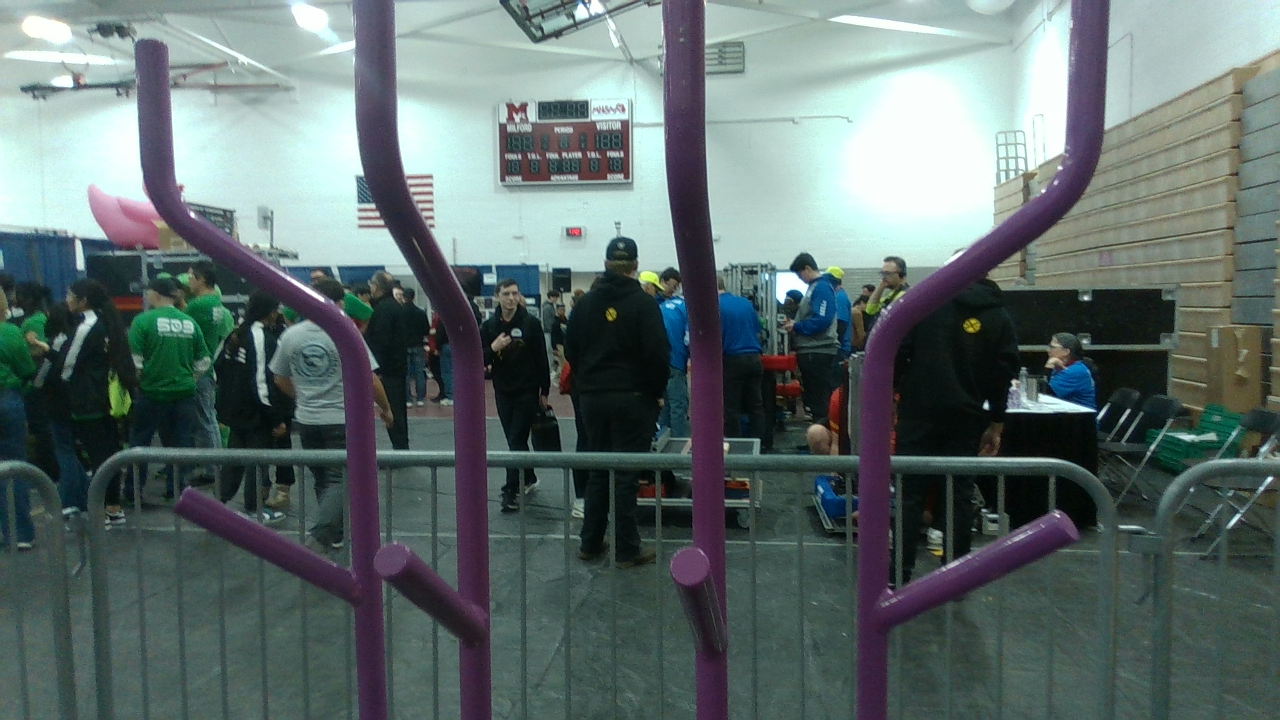
#> input picture tutorial_data/rgb.png, 1280 x 720 px
$ jupyter execute --allow-errors 01_filtering.ipynb
#> lines starting #> are read from the running program, lines starting #| are printed output that depends on the picture; after the words box and inside, x2 and y2 are one past the last pixel; in counts of white or black regions, pixels touching at a corner belong together
# Robot Vision Tutorial #1

_Robot Vision_ refers to the task of processing images on a robot in order to extract useful information that the robot can use to make decisions.

In this tutorial, we focus on assembling some of the tools needed to process color and depth images in order to extract the location of objects.

The data we will work with consists of three elements:
1. __Color images__: This is a normal image, which we refer to as "RGB" since it generally consists of three channels - red, green, and blue.
2. __Depth images__: This is another type of image, but rather than a color at each pixel it reports the distance from the sensor to the nearest object. This is extremely useful for extracting geometric information about the scene.
3. __Rotations__: When the camera captures an image, it may be at an arbitrary orientation. This is annoying, since we'd really like to be able to use facts like "the coral reef is pretty vertical" to detect objects of interest. Luckily, the camera reports the rotation it was at when data was captured, which we can use to correct the orientation of the data.

This tutorial is organized as follows:
  1. First, we load in the data and visualize it.
  2. Next, we go through image-space filtering techniques to extract color ranges we care about.
  3. We then convert the RGB and Depth images to _point clouds_, where more useful geometric information can be observed
  4. We apply techniques to extract shapes from point clouds
  5. We look at some geometric methods for determining where exactly the object of interest may be.

This notebook (filtering.ipynb) goes through steps 1-2. Stay tuned for the rest!

[cell 1]
import os, sys
notebook_dir = os.getcwd()
sys.path.append(os.path.join(notebook_dir, os.pardir))

import cv2 # cv2 is the main import for OpenCV, a vision processing library: https://opencv.org/
import numpy as np # Numpy contains many vector and matrix tools. It's a very fast library: https://numpy.org/
import matplotlib.pyplot as plt # Useful for plotting
import ipywidgets as widgets # useful for interactive plotting
from ipywidgets import interact
from utils.load_data import load_data # Custom tools for loading data

### Data Loading

Here, we simply load an image and depth image and display them. Take a good look at the depth image and make sure you understand it.

Blue means "nearby", green/yellow are "in the middle" and red is "background". We're not going to use the depth images in this notebook, but we will in the next ones.

[cell 2]
rgb = cv2.imread(os.path.join(notebook_dir, os.pardir, 'tutorial_data', 'rgb.png'))
#> rgb is the input picture: shape (720, 1280, 3); mean B, G, R 108.7, 109.8, 95.5
#> the sliders are set to filter_type = None, filter_kernel = 3
#> (the rest of this cell did not finish here and is left out)

## Image Filtering

Images captured in the real world are often noisy. To get rid of this noise an make processing easier, it often helps to first _blur_ the images. It may be counter-intuitive that blurring the image can improve the quality of processing... but hopefully this example shows that it can! We consider three types of filters:

1. Gaussian Blur: Gaussian blurring is a technique used to reduce noise and smooth images by convolving the image with a Gaussian kernel, which applies a weighted average of neighboring pixels to each pixel in the image.
2. Median Blur: Median blurring is a filtering technique that replaces each pixel's value with the median of the pixel values in its local neighborhood. It is particularly effective at removing salt-and-pepper noise while preserving edges.
3. Bilateral Filter: The bilateral filter smooths an image while keeping edges sharp. It does this by averaging nearby pixels, but it gives more weight to those with similar colors, so edges don’t get blurred like in other filters.

Each of these filters has a _kernel size_, which chooses how large a radius of neighboring pixels to consider when applying the filter. For example, a median blur with kernel size 11 makes each pixel the median value of the 11x11 square surrounding it.

Run the next cell and experiment with each filter to understand what they do.

[cell 3]
# Filtering options
filter_type = widgets.Dropdown(
    options=["None", "Gaussian Blur", "Median Blur", "Bilateral Filter"],
    value="None",
    description="Filter Type"
)
filter_kernel = widgets.IntSlider(min=1, max=25, value=3, description="Kernel Size", step=2)

def apply_filter(filter_type, filter_kernel):
    filtered_image = rgb.copy()

    if filter_type == "Gaussian Blur":
        filtered_image = cv2.GaussianBlur(filtered_image, (filter_kernel, filter_kernel), 0)
    elif filter_type == "Median Blur":
        filtered_image = cv2.medianBlur(filtered_image, filter_kernel)
    elif filter_type == "Bilateral Filter":
        filtered_image = cv2.bilateralFilter(filtered_image, filter_kernel, 75, 75)
    return filtered_image

def apply_filter_and_draw(filter_type, filter_kernel):
#> called with filter_type = 'None', filter_kernel = 3
    filtered_image = apply_filter(filter_type, filter_kernel)
    # Display results
    fig, axes = plt.subplots(1, 2, figsize=(12, 6))

    axes[0].imshow(rgb)
    axes[0].axis("off")
    axes[0].set_title("Original Image")

    axes[1].imshow(filtered_image)
    axes[1].axis("off")
    axes[1].set_title(f"Filtered Image ({filter_type})")

    plt.show()
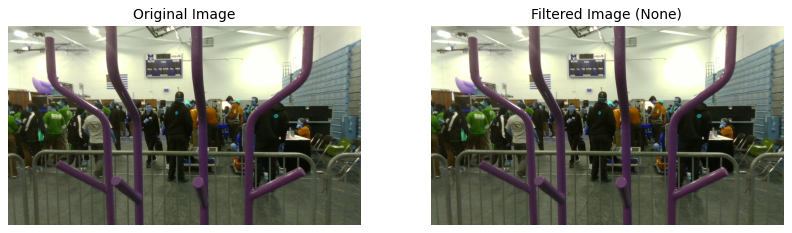
#> figure drawn by matplotlib, 2 panels; B, G, R data is drawn as R, G, B

# Display interactive widgets
widgets.interactive(apply_filter_and_draw, filter_type=filter_type, filter_kernel=filter_kernel)

## Color Filtering

We often want to select a range of colors to keep in the image and get rid of everything else. Unfortunately, raw RGB values can be confusing to work with and often don't give great results when trying to filter with them.

Instead, we can use a different way to represent each color: HSV. This stands for hue, saturation, and value:

1. Hue: The color type (e.g., red, blue, green), represented as a number from 0 to 180.
2. Saturation: How intense or faded the color is, where higher values mean more vivid colors.
3. Value: How bright the color is, ranging from black (0) to full brightness (255).
By filtering in the HSV space, we can easily pick a specific color range while ignoring changes in brightness or lighting.

The image below illustrates how H, S, and V interact. Note that the below image shows hue from 0 to 360, but we actually use values from 0 to 180... so, divide everything by 2!

You'll note that the purple values are mostly off to the right of the hue spectrum, which should give you a hint of how to choose H values for selecting the coral.

Run the below cell. You can set minimum and maximum values for Hue, Saturation, and Value, and see which parts of the image are discarded and which are kept in.

Try to get as close as possible to only including the reef. The visualization on the left shows the "mask", where white indicates that a pixel is included in the final image and black indicates that it's not. The other image shows the masked image, where all the pixels in the selected range are kept and the rest are discarded.

[cell 4]
# Load the image
filtered_image = apply_filter(filter_type.value, filter_kernel.value)
hsv_image = cv2.cvtColor(filtered_image, cv2.COLOR_RGB2HSV)
#> hsv_image: shape (720, 1280, 3); mean H, S, V 55.2, 67.4, 114.1
#> the sliders are set to h_min = 0, h_max = 179, s_min = 1, s_max = 255, v_min = 0, v_max = 255

# Create interactive widgets
h_min = widgets.IntSlider(min=0, max=179, value=0, description="Hue min")
h_max = widgets.IntSlider(min=0, max=179, value=179, description="Hue max")
s_min = widgets.IntSlider(min=1, max=255, value=1, description="Saturation min")
s_max = widgets.IntSlider(min=0, max=255, value=255, description="Saturation max")
v_min = widgets.IntSlider(min=0, max=255, value=0, description="Value min")
v_max = widgets.IntSlider(min=0, max=255, value=255, description="Value max")

def compute_hsv_mask(h_min, h_max, s_min, s_max, v_min, v_max):
#> called with h_min = 0, h_max = 179, s_min = 1, s_max = 255, v_min = 0, v_max = 255
    lower_bound = np.array([h_min, s_min, v_min])
    upper_bound = np.array([h_max, s_max, v_max])

    # Create mask
    mask = cv2.inRange(hsv_image, lower_bound, upper_bound)
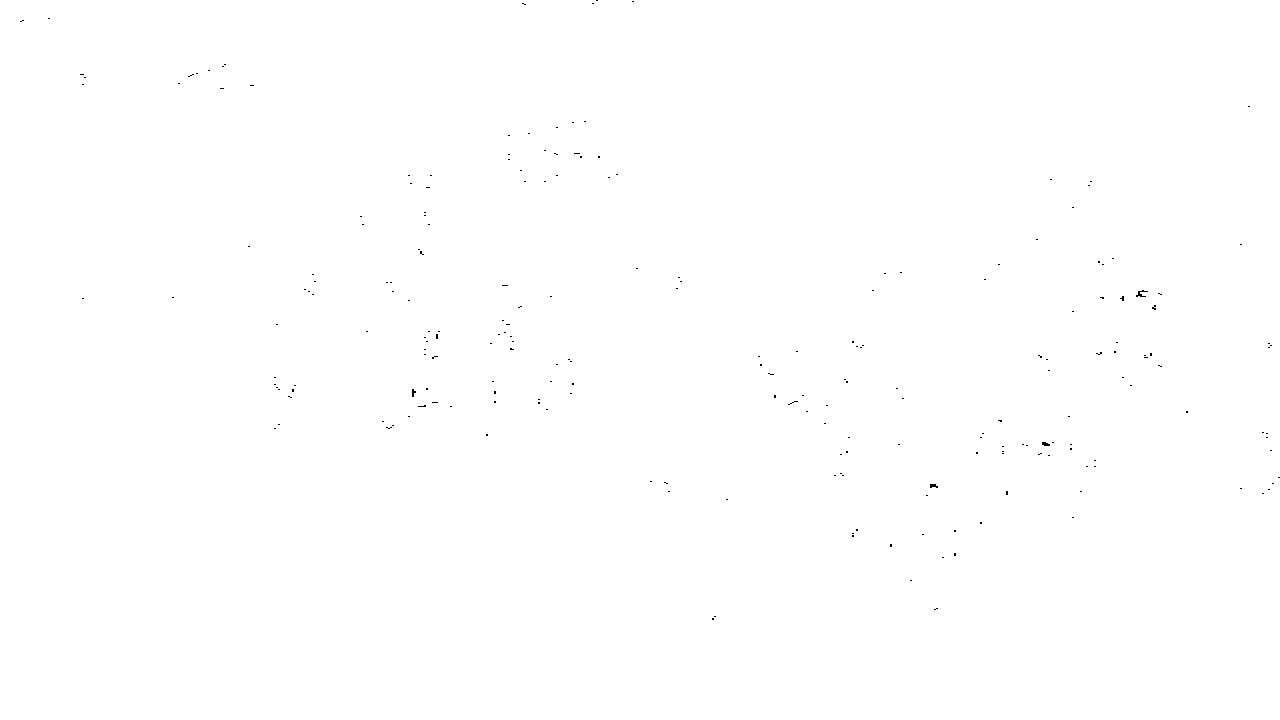
#> mask: shape (720, 1280); 99.9% white; black in thin lines or dots, all inside (x1, y1, x2, y2) = (20, 0, 1280, 620)
    if mask.min() == mask.max():
        mask = np.zeros_like(mask) + 254

    return mask

def update_and_draw(h_min, h_max, s_min, s_max, v_min, v_max):
    mask = compute_hsv_mask(h_min, h_max, s_min, s_max, v_min, v_max)

    _, axes = plt.subplots(1, 2, figsize=(12, 6))

    axes[0].imshow(mask, cmap='gray')
    axes[0].axis("off")
    axes[0].set_title("Mask")

    masked_image = cv2.bitwise_and(filtered_image, filtered_image, mask=mask)
    axes[1].imshow(masked_image)
    axes[1].axis("off")
    axes[1].set_title("Masked Image")

    plt.show()
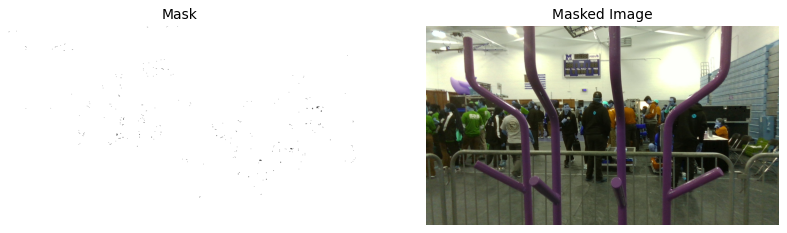
#> figure drawn by matplotlib, 2 panels; B, G, R data is drawn as R, G, B
#> the sliders are set to erode_kernel_size = 3, dilate_kernel_size = 3, iterations = 1

# Display interactive sliders
widgets.interactive(update_and_draw, h_min=h_min, h_max=h_max, s_min=s_min, s_max=s_max, v_min=v_min, v_max=v_max)

## Morphological Filtering
After selecting a color range, the resulting mask may still contain noise, small gaps, or unwanted speckles. To clean up the mask and improve its quality, we can apply morphological operations. These operations refine the shape of the detected regions, making them more solid and connected.

The two main operations we use are:

__Erosion__: Shrinks white regions in the mask by removing small isolated pixels. This helps eliminate noise.
__Dilation__: Expands white regions, filling in small gaps and making objects more complete.
We alternate between these operations to achieve a balanced effect. The process runs for multiple cycles, allowing for finer control over the final mask.

Run the cell below to experiment with morphological filtering. You can adjust:

__Erode Kernel Size__: Controls how aggressively small details are removed.
__Dilate Kernel Size__: Controls how much gaps are filled in.
__Cycles__: The number of times the process repeats.
The left image shows the original mask, while the right image shows the processed version after applying morphological filtering. Try different values to see how they affect the mask!

[cell 5]
erode_kernel_size = widgets.IntSlider(min=1, max=17, value=3, description="Erode Kernel Size", step=2)
dilate_kernel_size = widgets.IntSlider(min=1, max=17, value=3, description="Dilate Kernel Size", step=2)
iterations = widgets.IntSlider(min=1, max=10, value=1, description="Cycles")

lower_bound = np.array([h_min.value, s_min.value, v_min.value])
upper_bound = np.array([h_max.value, s_max.value, v_max.value])
mask = cv2.inRange(hsv_image, lower_bound, upper_bound)

def compute_morphology_mask(erode_kernel_size, dilate_kernel_size, iterations):


#> called with erode_kernel_size = 3, dilate_kernel_size = 3, iterations = 1
    erode_kernel = np.ones((erode_kernel_size, erode_kernel_size), np.uint8)
    dilate_kernel = np.ones((dilate_kernel_size, dilate_kernel_size), np.uint8)

    updated_mask = mask
    for i in range(iterations):
        if i % 2 == 0:
            updated_mask = cv2.dilate(updated_mask, dilate_kernel, iterations=1)
            updated_mask = cv2.erode(updated_mask, erode_kernel, iterations=1)
        else:
            updated_mask = cv2.erode(updated_mask, erode_kernel, iterations=1)
            updated_mask = cv2.dilate(updated_mask, dilate_kernel, iterations=1)

    return updated_mask


def compute_and_draw_morphology(erode_kernel_size, dilate_kernel_size, iterations):
    updated_mask = compute_morphology_mask(erode_kernel_size, dilate_kernel_size, iterations)
    # Display results
    fig, axes = plt.subplots(1, 2, figsize=(12, 6))

    axes[0].imshow(mask, cmap="gray")
    axes[0].axis("off")
    axes[0].set_title("Original Mask")

    axes[1].imshow(updated_mask, cmap="gray")
    axes[1].axis("off")
    axes[1].set_title(f"Processed ({iterations} Cycles)")

    plt.show()
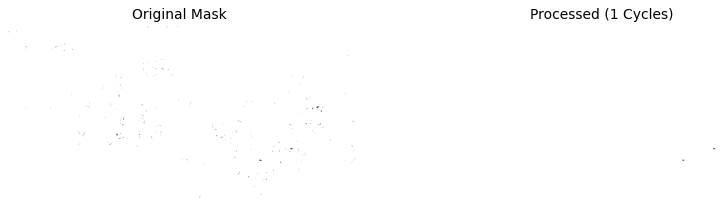
#> figure drawn by matplotlib, 2 panels
#> the sliders are set to filter_type = None, filter_kernel = 3, h_min = 0, h_max = 179, s_min = 1, s_max = 255, v_min = 0, v_max = 255, erode_kernel_size = 3, dilate_kernel_size = 3, iterations = 1


# Display interactive widgets
widgets.interactive(compute_and_draw_morphology, erode_kernel_size=erode_kernel_size,
                    dilate_kernel_size=dilate_kernel_size,
                    iterations=iterations)

## All Together Now

The below cell combines all the above options to implement your filtering pipeline. Try to get it as tight as possible to the actual coral reef!

[cell 6]
# %%
import matplotlib.gridspec as gridspec

final_mask = np.zeros(0,)

def process_image(filter_type, filter_kernel, h_min, h_max, s_min, s_max, v_min, v_max,
                  erode_kernel_size, dilate_kernel_size, iterations):

    # Reload the original image
#> called with filter_type = 'None', filter_kernel = 3, h_min = 0, h_max = 179, s_min = 1, s_max = 255, v_min = 0, v_max = 255
    rgb_image = rgb.copy()

    # Step 1: Apply chosen filter
    if filter_type == "Gaussian Blur":
        filtered_image = cv2.GaussianBlur(rgb_image, (filter_kernel, filter_kernel), 0)
    elif filter_type == "Median Blur":
        filtered_image = cv2.medianBlur(rgb_image, filter_kernel)
    elif filter_type == "Bilateral Filter":
        filtered_image = cv2.bilateralFilter(rgb_image, filter_kernel, 75, 75)
    else:
        filtered_image = rgb_image

    # Step 2: Convert to HSV and apply threshold
    hsv_image = cv2.cvtColor(filtered_image, cv2.COLOR_RGB2HSV)
    lower_bound = np.array([h_min, s_min, v_min])
    upper_bound = np.array([h_max, s_max, v_max])
    mask = cv2.inRange(hsv_image, lower_bound, upper_bound)

    # Step 3: Morphological processing
    erode_kernel = np.ones((erode_kernel_size, erode_kernel_size), np.uint8)
    dilate_kernel = np.ones((dilate_kernel_size, dilate_kernel_size), np.uint8)

    processed_mask = mask.copy()
    for i in range(iterations):
        if i % 2 == 0:
            processed_mask = cv2.dilate(processed_mask, dilate_kernel, iterations=1)
            processed_mask = cv2.erode(processed_mask, erode_kernel, iterations=1)
        else:
            processed_mask = cv2.erode(processed_mask, erode_kernel, iterations=1)
            processed_mask = cv2.dilate(processed_mask, dilate_kernel, iterations=1)

    masked_image = cv2.bitwise_and(filtered_image, filtered_image, mask=processed_mask)

    global final_mask
    final_mask = processed_mask

    fig = plt.figure(figsize=(14, 10))
    spec = gridspec.GridSpec(3, 2, height_ratios=[1, 1, 1.5])

    # First row: Original and Filtered Image
    ax1 = fig.add_subplot(spec[0, 0])
    ax1.imshow(rgb_image)
    ax1.axis("off")
    ax1.set_title("Original Image")

    ax2 = fig.add_subplot(spec[0, 1])
    ax2.imshow(filtered_image)
    ax2.axis("off")
    ax2.set_title(f"Filtered ({filter_type})")

    # Second row: Original Mask and Morphologically Processed Mask
    ax3 = fig.add_subplot(spec[1, 0])
    ax3.imshow(mask, cmap="gray")
    ax3.axis("off")
    ax3.set_title("Original HSV Mask")

    ax4 = fig.add_subplot(spec[1, 1])
    ax4.imshow(processed_mask, cmap="gray")
    ax4.axis("off")
    ax4.set_title(f"Morphologically Processed Mask ({iterations} Cycles)")

    # Final Row: Processed Image
    ax5 = fig.add_subplot(spec[2, :])
    ax5.imshow(masked_image)
    ax5.axis("off")
    ax5.set_title("Final Processed Image")

    plt.tight_layout()
    plt.show()
#> figure, not shown here; B, G, R data is drawn as R, G, B


filter_type = widgets.Dropdown(
    options=["None", "Gaussian Blur", "Median Blur", "Bilateral Filter"],
    value=filter_type.value,
    description="Filter Type"
)
filter_kernel = widgets.IntSlider(min=1, max=25, value=filter_kernel.value, description="Filter Kernel Size", step=2)

h_min = widgets.IntSlider(min=0, max=179, value=h_min.value, description="Hue min")
h_max = widgets.IntSlider(min=0, max=179, value=h_max.value, description="Hue max")
s_min = widgets.IntSlider(min=1, max=255, value=s_min.value, description="Saturation min")
s_max = widgets.IntSlider(min=0, max=255, value=s_max.value, description="Saturation max")
v_min = widgets.IntSlider(min=0, max=255, value=v_min.value, description="Value min")
v_max = widgets.IntSlider(min=0, max=255, value=v_max.value, description="Value max")

erode_kernel_size = widgets.IntSlider(min=1, max=17, value=erode_kernel_size.value, description="Erode Kernel Size", step=2)
dilate_kernel_size = widgets.IntSlider(min=1, max=17, value=dilate_kernel_size.value, description="Dilate Kernel Size", step=2)
iterations = widgets.IntSlider(min=1, max=10, value=iterations.value, description="Cycles")

# Create interactive UI
interactive_widget = widgets.interactive(
    process_image,
    filter_type=filter_type, filter_kernel=filter_kernel,
    h_min=h_min, h_max=h_max, s_min=s_min, s_max=s_max,
    v_min=v_min, v_max=v_max, erode_kernel_size=erode_kernel_size,
    dilate_kernel_size=dilate_kernel_size, iterations=iterations
)

display(interactive_widget)

When you're happy with the results, run the next cell to save them.

The next step is moving to 3D and extracting the geometry of the actual reef.

[cell 7]
## Save the final mask
os.makedirs(os.path.join(notebook_dir, os.pardir, 'tutorial_data'), exist_ok=True)
cv2.imwrite(os.path.join(notebook_dir, os.pardir, 'tutorial_data', 'rgb.png'), cv2.cvtColor(rgb, cv2.COLOR_RGB2BGR))
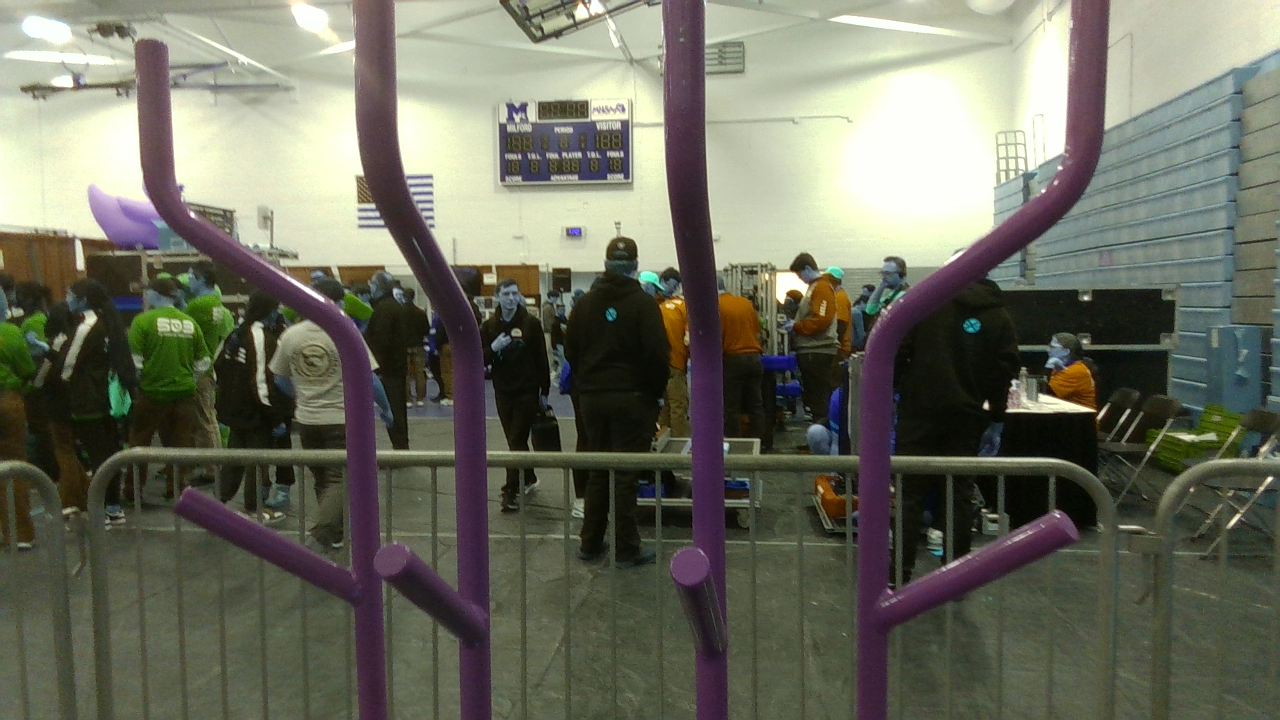
#> saved as rgb.png: shape (720, 1280, 3); mean B, G, R 95.5, 109.8, 108.7
#> (the rest of this cell did not finish here and is left out)
